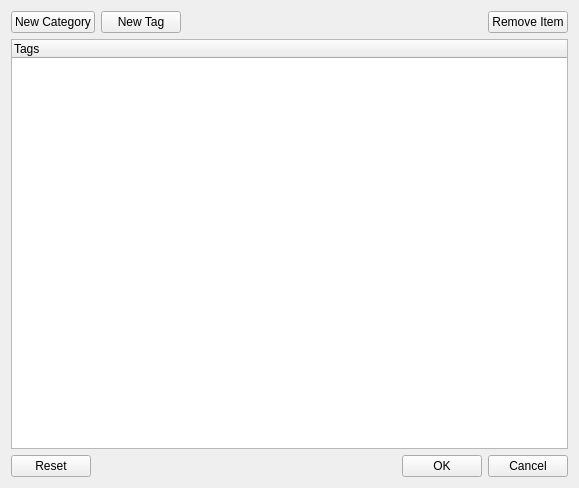
<?xml version="1.0" encoding="UTF-8"?>
<ui version="4.0">
 <class>plQtTagsDlg</class>
 <widget class="QDialog" name="plQtTagsDlg">
  <property name="geometry">
   <rect>
    <x>0</x>
    <y>0</y>
    <width>579</width>
    <height>488</height>
   </rect>
  </property>
  <property name="windowTitle">
   <string>Tags</string>
  </property>
  <property name="windowIcon">
   <iconset resource="../QtResources/resources.qrc">
    <normaloff>:/EditorFramework/Icons/Tag.svg</normaloff>:/EditorFramework/Icons/Tag.svg</iconset>
  </property>
  <layout class="QVBoxLayout" name="verticalLayout">
   <item>
    <layout class="QHBoxLayout" name="horizontalLayout">
     <item>
      <widget class="QPushButton" name="ButtonNewCategory">
       <property name="text">
        <string>New Category</string>
       </property>
       <property name="autoDefault">
        <bool>false</bool>
       </property>
      </widget>
     </item>
     <item>
      <widget class="QPushButton" name="ButtonNewTag">
       <property name="text">
        <string>New Tag</string>
       </property>
       <property name="autoDefault">
        <bool>false</bool>
       </property>
      </widget>
     </item>
     <item>
      <spacer name="horizontalSpacer">
       <property name="orientation">
        <enum>Qt::Horizontal</enum>
       </property>
       <property name="sizeHint" stdset="0">
        <size>
         <width>40</width>
         <height>20</height>
        </size>
       </property>
      </spacer>
     </item>
     <item>
      <widget class="QPushButton" name="ButtonRemove">
       <property name="text">
        <string>Remove Item</string>
       </property>
       <property name="autoDefault">
        <bool>false</bool>
       </property>
      </widget>
     </item>
    </layout>
   </item>
   <item>
    <widget class="QTreeWidget" name="TreeTags">
     <column>
      <property name="text">
       <string>Tags</string>
      </property>
     </column>
    </widget>
   </item>
   <item>
    <layout class="QHBoxLayout" name="horizontalLayout_2">
     <item>
      <widget class="QPushButton" name="ButtonReset">
       <property name="text">
        <string>Reset</string>
       </property>
       <property name="autoDefault">
        <bool>false</bool>
       </property>
      </widget>
     </item>
     <item>
      <spacer name="horizontalSpacer_2">
       <property name="orientation">
        <enum>Qt::Horizontal</enum>
       </property>
       <property name="sizeHint" stdset="0">
        <size>
         <width>40</width>
         <height>20</height>
        </size>
       </property>
      </spacer>
     </item>
     <item>
      <widget class="QPushButton" name="ButtonOk">
       <property name="text">
        <string>OK</string>
       </property>
       <property name="autoDefault">
        <bool>false</bool>
       </property>
      </widget>
     </item>
     <item>
      <widget class="QPushButton" name="ButtonCancel">
       <property name="text">
        <string>Cancel</string>
       </property>
       <property name="autoDefault">
        <bool>false</bool>
       </property>
      </widget>
     </item>
    </layout>
   </item>
  </layout>
 </widget>
 <resources>
  <include location="../../../Tools/Libs/GuiFoundation/QtResources/resources.qrc"/>
  <include location="../QtResources/resources.qrc"/>
 </resources>
 <connections/>
</ui>
